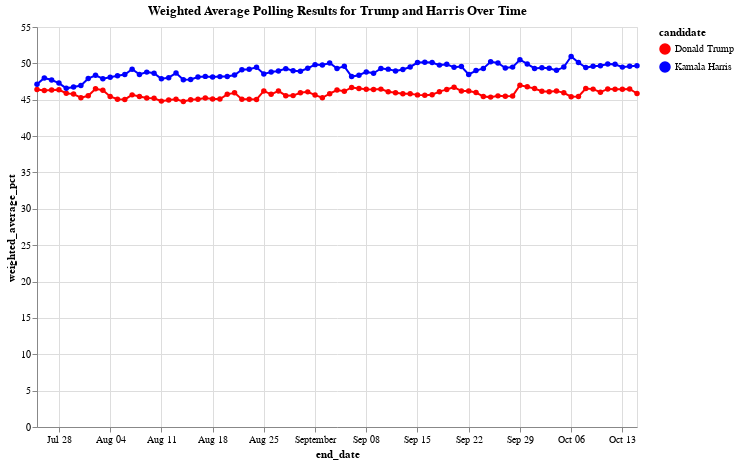

Source (notebook cell):
### Code cell
# Pivot the data so that we have both candidates' weighted averages in the same row for each end_date
df_pivot = df_weighted_averages.pivot(index='end_date', columns='candidate_name', values='weighted_average_pct').reset_index()

# Create the line chart with points, showing both candidates' weighted percentages in the tooltip
chart = alt.Chart(df_pivot).transform_fold(
    ['Donald Trump', 'Kamala Harris'],  # Specify the candidates to include
    as_=['candidate', 'weighted_average_pct']  # Assign new names for the folded fields
).mark_line(point=True).encode(
    x='end_date:T',  # Temporal encoding for end_date
    y='weighted_average_pct:Q',  # Quantitative encoding for weighted averages
    color=alt.Color('candidate:N', scale=alt.Scale(domain=['Donald Trump', 'Kamala Harris'], range=['red', 'blue'])),  # Custom colors
    tooltip=['end_date:T', 'Kamala Harris:Q','Donald Trump:Q']  # Tooltip to display both candidates' percentages
).properties(
    title='Weighted Average Polling Results for Trump and Harris Over Time',
    width=600,
    height=400
)

chart.show()

### Figure 1 — Vega-Lite specification as saved in the notebook (floating-point values rounded to 4 significant figures)
{"config": {"view": {"continuousWidth": 300, "continuousHeight": 300}}, "data": {"name": "data-625f7d38f51464c046929efe590f73ab"}, "mark": {"type": "line", "point": true}, "encoding": {"color": {"field": "candidate", "scale": {"domain": ["Donald Trump", "Kamala Harris"], "range": ["red", "blue"]}, "type": "nominal"}, "tooltip": [{"field": "end_date", "type": "temporal"}, {"field": "Kamala Harris", "type": "quantitative"}, {"field": "Donald Trump", "type": "quantitative"}], "x": {"field": "end_date", "type": "temporal"}, "y": {"field": "weighted_average_pct", "type": "quantitative"}}, "height": 400, "title": "Weighted Average Polling Results for Trump and Harris Over Time", "transform": [{"fold": ["Donald Trump", "Kamala Harris"], "as": ["candidate", "weighted_average_pct"]}], "width": 600, "$schema": "https://vega.github.io/schema/vega-lite/v5.20.1.json", "datasets": {"data-625f7d38f51464c046929efe590f73ab": [{"end_date": "2024-07-25T00:00:00", "Donald Trump": 46.41, "Kamala Harris": 47.14}, {"end_date": "2024-07-26T00:00:00", "Donald Trump": 46.26, "Kamala Harris": 47.99}, {"end_date": "2024-07-27T00:00:00", "Donald Trump": 46.35, "Kamala Harris": 47.72}, {"end_date": "2024-07-28T00:00:00", "Donald Trump": 46.37, "Kamala Harris": 47.29}, {"end_date": "2024-07-29T00:00:00", "Donald Trump": 45.9, "Kamala Harris": 46.56}, {"end_date": "2024-07-30T00:00:00", "Donald Trump": 45.77, "Kamala Harris": 46.75}, {"end_date": "2024-07-31T00:00:00", "Donald Trump": 45.28, "Kamala Harris": 46.94}, {"end_date": "2024-08-01T00:00:00", "Donald Trump": 45.54, "Kamala Harris": 47.91}, {"end_date": "2024-08-02T00:00:00", "Donald Trump": 46.51, "Kamala Harris": 48.36}, {"end_date": "2024-08-03T00:00:00", "Donald Trump": 46.31, "Kamala Harris": 47.89}, {"end_date": "2024-08-04T00:00:00", "Donald Trump": 45.45, "Kamala Harris": 48.09}, {"end_date": "2024-08-05T00:00:00", "Donald Trump": 45.08, "Kamala Harris": 48.3}, {"end_date": "2024-08-06T00:00:00", "Donald Trump": 45.04, "Kamala Harris": 48.46}, {"end_date": "2024-08-07T00:00:00", "Donald Trump": 45.67, "Kamala Harris": 49.19}, {"end_date": "2024-08-08T00:00:00", "Donald Trump": 45.46, "Kamala Harris": 48.48}, {"end_date": "2024-08-09T00:00:00", "Donald Trump": 45.24, "Kamala Harris": 48.8}, {"end_date": "2024-08-10T00:00:00", "Donald Trump": 45.19, "Kamala Harris": 48.65}, {"end_date": "2024-08-11T00:00:00", "Donald Trump": 44.81, "Kamala Harris": 47.87}, {"end_date": "2024-08-12T00:00:00", "Donald Trump": 44.97, "Kamala Harris": 48.04}, {"end_date": "2024-08-13T00:00:00", "Donald Trump": 45.06, "Kamala Harris": 48.67}, {"end_date": "2024-08-14T00:00:00", "Donald Trump": 44.75, "Kamala Harris": 47.76}, {"end_date": "2024-08-15T00:00:00", "Donald Trump": 44.99, "Kamala Harris": 47.78}, {"end_date": "2024-08-16T00:00:00", "Donald Trump": 45.07, "Kamala Harris": 48.12}, {"end_date": "2024-08-17T00:00:00", "Donald Trump": 45.22, "Kamala Harris": 48.21}, {"end_date": "2024-08-18T00:00:00", "Donald Trump": 45.09, "Kamala Harris": 48.12}, {"end_date": "2024-08-19T00:00:00", "Donald Trump": 45.1, "Kamala Harris": 48.18}, {"end_date": "2024-08-20T00:00:00", "Donald Trump": 45.74, "Kamala Harris": 48.21}, {"end_date": "2024-08-21T00:00:00", "Donald Trump": 45.96, "Kamala Harris": 48.4}, {"end_date": "2024-08-22T00:00:00", "Donald Trump": 45.05, "Kamala Harris": 49.14}, {"end_date": "2024-08-23T00:00:00", "Donald Trump": 45.08, "Kamala Harris": 49.19}, {"end_date": "2024-08-24T00:00:00", "Donald Trump": 45.04, "Kamala Harris": 49.47}, {"end_date": "2024-08-25T00:00:00", "Donald Trump": 46.21, "Kamala Harris": 48.54}, {"end_date": "2024-08-26T00:00:00", "Donald Trump": 45.74, "Kamala Harris": 48.8}, {"end_date": "2024-08-27T00:00:00", "Donald Trump": 46.21, "Kamala Harris": 48.94}, {"end_date": "2024-08-28T00:00:00", "Donald Trump": 45.56, "Kamala Harris": 49.28}, {"end_date": "2024-08-29T00:00:00", "Donald Trump": 45.56, "Kamala Harris": 48.99}, {"end_date": "2024-08-30T00:00:00", "Donald Trump": 45.96, "Kamala Harris": 48.92}, {"end_date": "2024-08-31T00:00:00", "Donald Trump": 46.08, "Kamala Harris": 49.32}, {"end_date": "2024-09-01T00:00:00", "Donald Trump": 45.64, "Kamala Harris": 49.83}, {"end_date": "2024-09-02T00:00:00", "Donald Trump": 45.27, "Kamala Harris": 49.79}, {"end_date": "2024-09-03T00:00:00", "Donald Trump": 45.83, "Kamala Harris": 50.05}, {"end_date": "2024-09-04T00:00:00", "Donald Trump": 46.34, "Kamala Harris": 49.31}, {"end_date": "2024-09-05T00:00:00", "Donald Trump": 46.16, "Kamala Harris": 49.59}, {"end_date": "2024-09-06T00:00:00", "Donald Trump": 46.69, "Kamala Harris": 48.19}, {"end_date": "2024-09-07T00:00:00", "Donald Trump": 46.56, "Kamala Harris": 48.38}, {"end_date": "2024-09-08T00:00:00", "Donald Trump": 46.44, "Kamala Harris": 48.83}, {"end_date": "2024-09-09T00:00:00", "Donald Trump": 46.4, "Kamala Harris": 48.64}, {"end_date": "2024-09-10T00:00:00", "Donald Trump": 46.46, "Kamala Harris": 49.29}, {"end_date": "2024-09-11T00:00:00", "Donald Trump": 46.1, "Kamala Harris": 49.21}, {"end_date": "2024-09-12T00:00:00", "Donald Trump": 45.95, "Kamala Harris": 48.95}, {"end_date": "2024-09-13T00:00:00", "Donald Trump": 45.81, "Kamala Harris": 49.16}, {"end_date": "2024-09-14T00:00:00", "Donald Trump": 45.81, "Kamala Harris": 49.5}, {"end_date": "2024-09-15T00:00:00", "Donald Trump": 45.67, "Kamala Harris": 50.11}, {"end_date": "2024-09-16T00:00:00", "Donald Trump": 45.6, "Kamala Harris": 50.16}, {"end_date": "2024-09-17T00:00:00", "Donald Trump": 45.69, "Kamala Harris": 50.11}, {"end_date": "2024-09-18T00:00:00", "Donald Trump": 46.11, "Kamala Harris": 49.76}, {"end_date": "2024-09-19T00:00:00", "Donald Trump": 46.42, "Kamala Harris": 49.87}, {"end_date": "2024-09-20T00:00:00", "Donald Trump": 46.72, "Kamala Harris": 49.46}, {"end_date": "2024-09-21T00:00:00", "Donald Trump": 46.19, "Kamala Harris": 49.56}, {"end_date": "2024-09-22T00:00:00", "Donald Trump": 46.21, "Kamala Harris": 48.48}, {"end_date": "2024-09-23T00:00:00", "Donald Trump": 45.99, "Kamala Harris": 49.01}, {"end_date": "2024-09-24T00:00:00", "Donald Trump": 45.44, "Kamala Harris": 49.3}, {"end_date": "2024-09-25T00:00:00", "Donald Trump": 45.36, "Kamala Harris": 50.21}, {"end_date": "2024-09-26T00:00:00", "Donald Trump": 45.53, "Kamala Harris": 50.05}, {"end_date": "2024-09-27T00:00:00", "Donald Trump": 45.48, "Kamala Harris": 49.36}, {"end_date": "2024-09-28T00:00:00", "Donald Trump": 45.53, "Kamala Harris": 49.48}, {"end_date": "2024-09-29T00:00:00", "Donald Trump": 46.98, "Kamala Harris": 50.5}, {"end_date": "2024-09-30T00:00:00", "Donald Trump": 46.79, "Kamala Harris": 49.92}, {"end_date": "2024-10-01T00:00:00", "Donald Trump": 46.53, "Kamala Harris": 49.31}, {"end_date": "2024-10-02T00:00:00", "Donald Trump": 46.18, "Kamala Harris": 49.41}, {"end_date": "2024-10-03T00:00:00", "Donald Trump": 46.09, "Kamala Harris": 49.32}, {"end_date": "2024-10-04T00:00:00", "Donald Trump": 46.21, "Kamala Harris": 49.04}, {"end_date": "2024-10-05T00:00:00", "Donald Trump": 45.95, "Kamala Harris": 49.49}, {"end_date": "2024-10-06T00:00:00", "Donald Trump": 45.41, "Kamala Harris": 50.96}, {"end_date": "2024-10-07T00:00:00", "Donald Trump": 45.45, "Kamala Harris": 50.11}, {"end_date": "2024-10-08T00:00:00", "Donald Trump": 46.53, "Kamala Harris": 49.42}, {"end_date": "2024-10-09T00:00:00", "Donald Trump": 46.46, "Kamala Harris": 49.61}, {"end_date": "2024-10-10T00:00:00", "Donald Trump": 46.04, "Kamala Harris": 49.66}, {"end_date": "2024-10-11T00:00:00", "Donald Trump": 46.49, "Kamala Harris": 49.92}, {"end_date": "2024-10-12T00:00:00", "Donald Trump": 46.45, "Kamala Harris": 49.87}, {"end_date": "2024-10-13T00:00:00", "Donald Trump": 46.45, "Kamala Harris": 49.48}, {"end_date": "2024-10-14T00:00:00", "Donald Trump": 46.48, "Kamala Harris": 49.59}, {"end_date": "2024-10-15T00:00:00", "Donald Trump": 45.86, "Kamala Harris": 49.66}]}}
